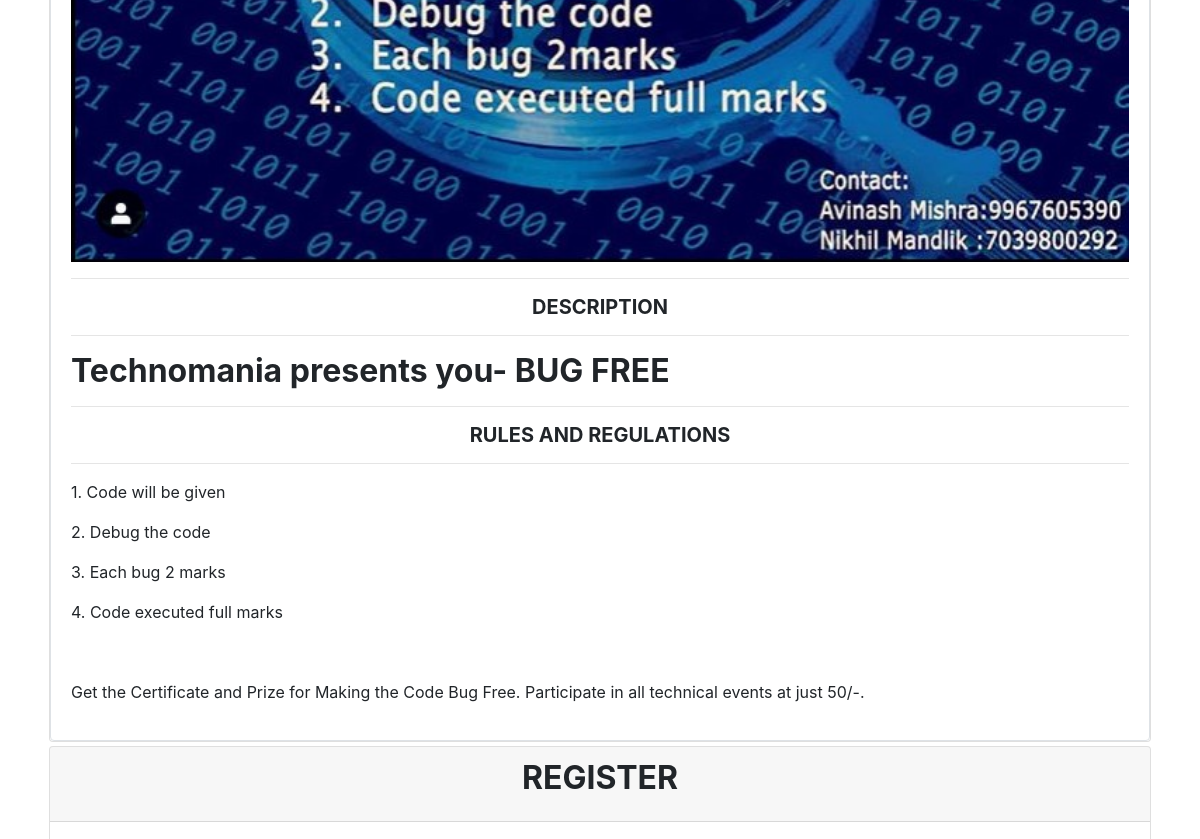
The page /departmentalfests/Computer Engineering/Bug Free (middle part) on the database as committed earlier.
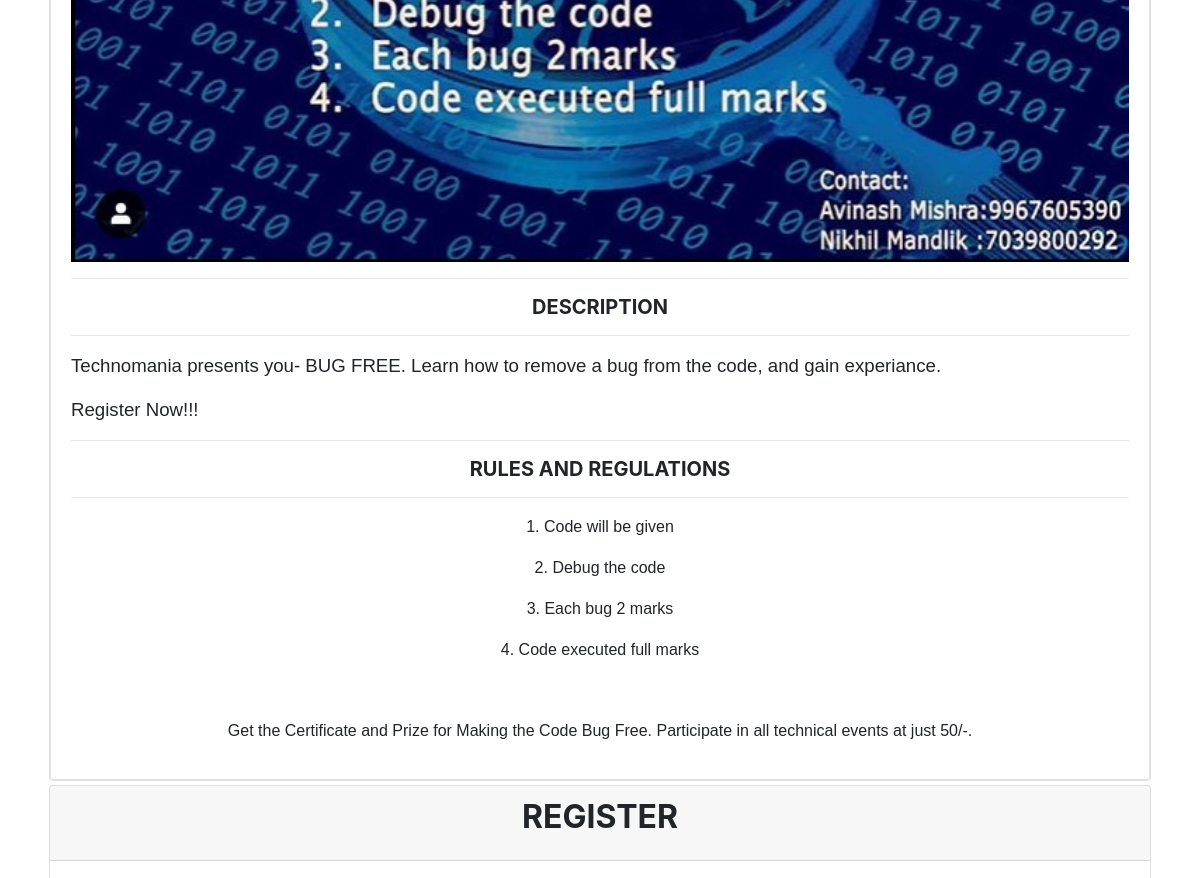
The same page on the database as committed later.
### departmentalfests/models.py (models this page shows, shortened)
class Event(models.Model):
    name           =  models.CharField(max_length=1000)
    image          =  models.ImageField(upload_to='images', blank=True)
    description    =  models.TextField(blank=True)
    eventhead      =  models.CharField(max_length=1000)
    rules          =  models.TextField(blank=True)
    registrationform= models.CharField(max_length=1000, blank=True)

### departmentalfests/views.py (the view)
# urls.py: path("<str:department>/<str:event>", views.event, name="event"),
def event(request, department, event):
    tdepartment=Department.objects.get(name=department)
    tevent=Department.objects.get(name=department).events.get(name=event)
    days=Days.objects.all()[0]
    day=Day.objects.all()
    departmentalfests=DepartmentalFest.objects.all()[0]
    departments=Department.objects.all()
    events=Event.objects.all()
    return render(request, "home/event.html", {
        "days": days,
        "day": day,
        "events": events,
        "event": tevent,
        "department": departments,
        "tdepartment": tdepartment,
        "sports":["Kabaddi", "Kho-Kho", "Cricket", "Batminton"]
    })

### home/templates/home/event.html (shortened to what this page needs)
{% extends "home/layout.html" %}
{% block body %}
<div class="container">
    <div class="card m-1">
        <div class="card-body img-thumbnail">
            <img class="card-img-top" src="{{ event.image.url }}" alt="Card image cap">
            <hr>
            <h5 class="card-title text-center font-weight-bold m-2">DESCRIPTION</h5>
            <hr>
            <p>{{ event.description|safe }}</p>
            <hr>
            <h5 class="card-title text-center font-weight-bold m-2">RULES AND REGULATIONS</h5>
            <hr>
            <p>{{ event.rules|safe }}</p>
        </div>
    </div>
    <div class="card m-1" id="register">
        <div class="card-header">
            <h2 class="text-center font-weight-bold card-title">REGISTER</h2>
        </div>
        <div class="card-body">
        </div>
    </div>
</div>
{% endblock %}

Rows that differ between the two databases and show on the page:
changed Event: description "Technomania presents you- BUG FREE" → "Technomania presents you- BUG FREE. Learn how to remove a bug from the code, and gain experiance. Register Now!!!"
